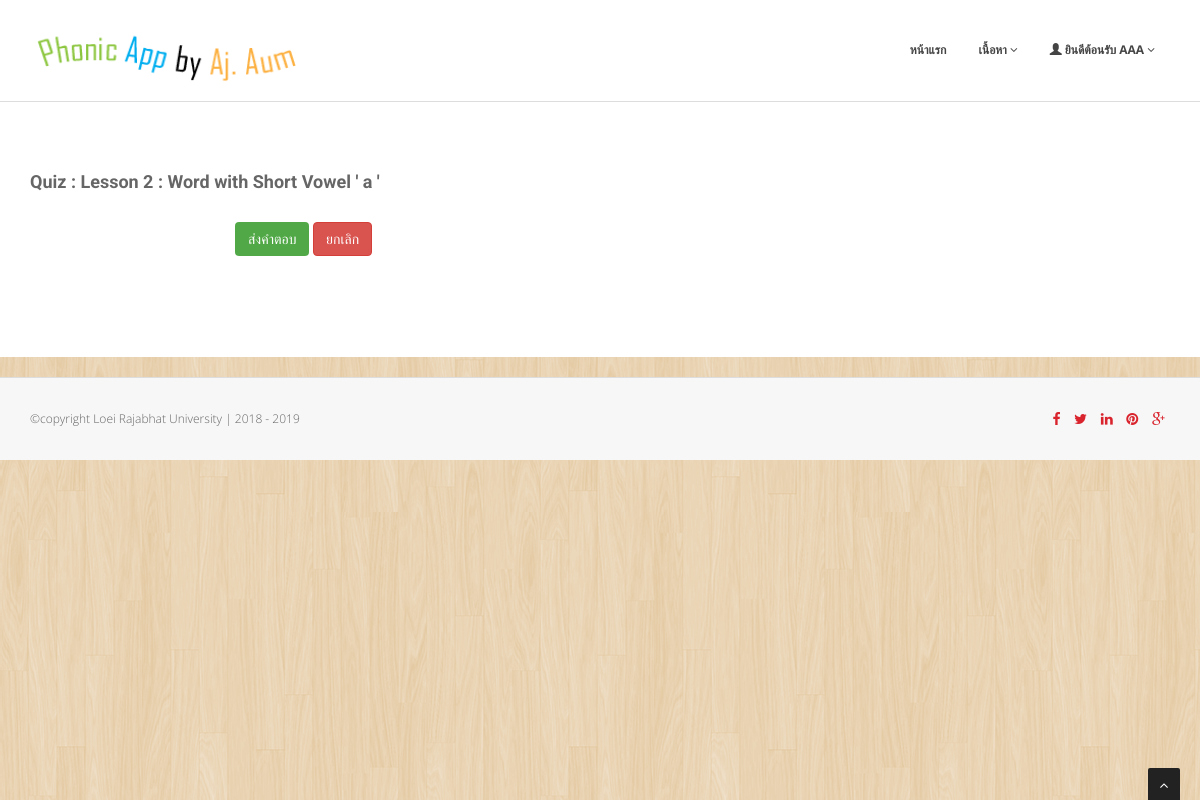
Before: /quiz_show.php?lesson_id=2 (signed in) with the older database file.
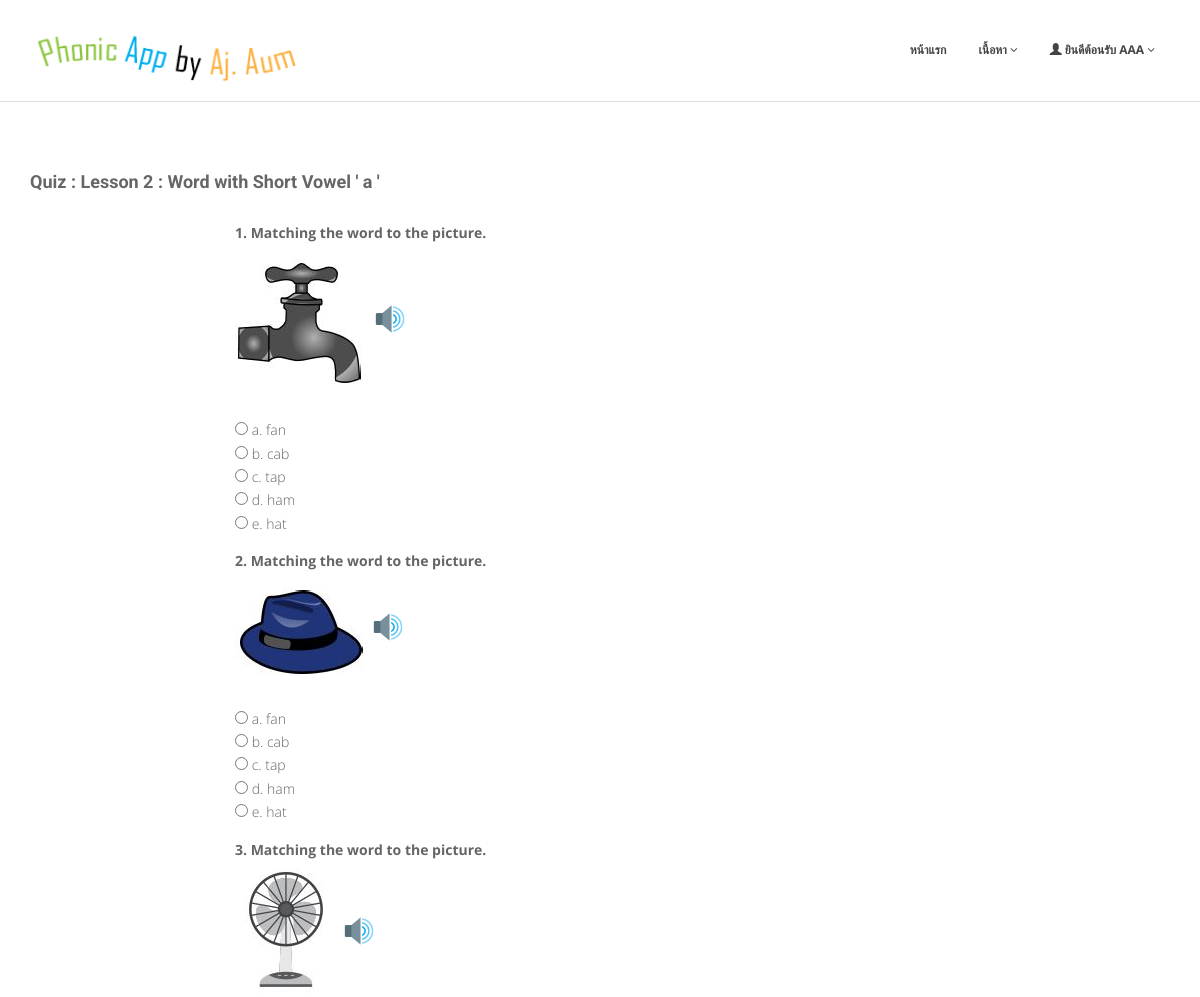
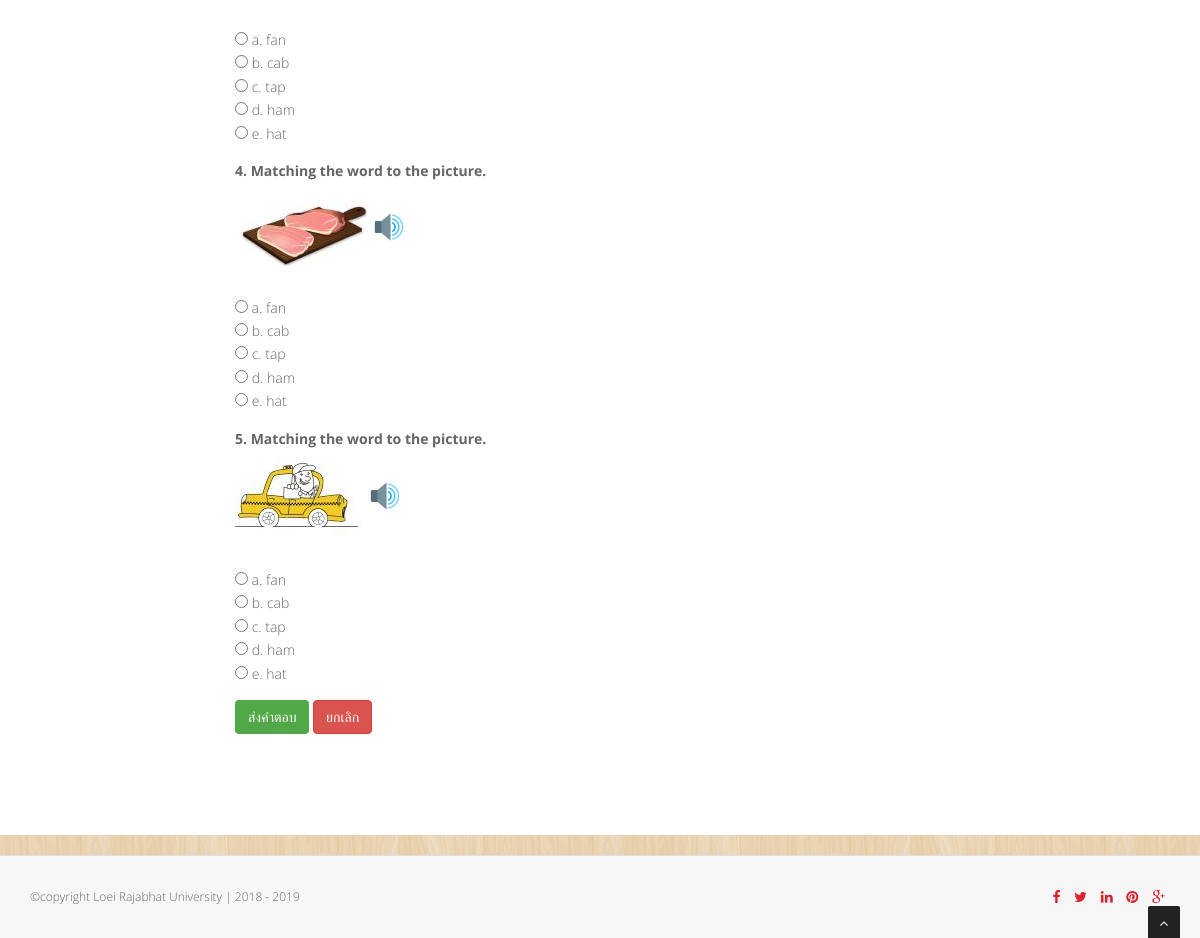
After: the same page with the newer database file (2 pictures, top to bottom).
### tables this page shows
CREATE TABLE `lesson_detail` (
  `lesson_id` int(10) NOT NULL COMMENT 'รหัสบทเรียน',
  `level` varchar(5) NOT NULL COMMENT 'Level No',
  `lesson_no` int(5) NOT NULL COMMENT 'ลำดับบทเรียน',
  `lesson_name` varchar(100) NOT NULL COMMENT 'ชื่อบทเรียน',
  `lesson_desc` varchar(100) NOT NULL COMMENT 'คำอธิบายบทเรียน',
  `small_image` varchar(50) NOT NULL COMMENT 'รูปบทเรียน',
  `big_image` varchar(50) NOT NULL COMMENT 'รูปบทเรียนใหญ่',
  `maxpage` int(11) NOT NULL,
  `youtube` varchar(20) NOT NULL,
  `create_date` timestamp NOT NULL DEFAULT current_timestamp() ON UPDATE current_timestamp()
);

CREATE TABLE `quiz_detail` (
  `quiz_id` int(10) NOT NULL COMMENT 'รหัสแบบทดสอบ',
  `lesson_id` int(10) NOT NULL COMMENT 'รหัสบทเรียน',
  `question_no` int(10) NOT NULL COMMENT 'ลำดับคำถาม',
  `question_title` varchar(100) NOT NULL COMMENT 'คำถาม',
  `question_image` varchar(50) NOT NULL COMMENT 'รูปภาพคำถาม',
  `question_sound` varchar(100) NOT NULL COMMENT 'เสียงคำถาม',
  `answer_style` enum('0','1','2') NOT NULL COMMENT 'รูปแบบของคำตอบ ''0'' คำตอบเป็นข้อความ, ''1'' คำตอบเป็นรูปภาพ, ''2'' คำตอบเป็นเสียง',
  `answer_a` varchar(50) NOT NULL COMMENT 'คำตอบข้อ a',
  `answer_b` varchar(50) NOT NULL COMMENT 'คำตอบข้อ b',
  `answer_c` varchar(50) NOT NULL COMMENT 'คำตอบข้อ c',
  `answer_d` varchar(50) NOT NULL COMMENT 'คำตอบข้อ d',
  `answer_e` varchar(50) NOT NULL COMMENT 'คำตอบข้อ e',
  `answer_key` varchar(5) NOT NULL COMMENT 'เฉลยคำตอบ',
  `create_date` timestamp NOT NULL DEFAULT current_timestamp() ON UPDATE current_timestamp()
);

### quiz_show.php (the view, shortened to what this page needs)
<!DOCTYPE html>
<html class="no-js consumer" lang="en">
<head>
<link href="css/bootstrap.min.css" rel="stylesheet" />
<link href="css/cubeportfolio.min.css" rel="stylesheet" />
<link href="css/style.css" rel="stylesheet" />
<link id="t-colors" href="skins/default.css" rel="stylesheet" />
	<link id="bodybg" href="bodybg/bg1.css" rel="stylesheet" type="text/css" />
</head>
<body>
<div id="wrapper">
	<?php include 'template/NavAdmin.php'; ?>
	<section id="content">
	<div class="container">
	<?php
		include 'db_connection.php';
		$lesson_id = $_GET["lesson_id"];
		$sql = "SELECT * FROM lesson_detail where lesson_id = '$lesson_id' ";
		$result = $conn->query($sql);
		if ($result->num_rows > 0) {
			while($row = $result->fetch_assoc()) {
				$lesson_name = $row["lesson_name"];
				$lesson_desc = $row["lesson_desc"];
			}
		}
	?>
		<div class="row">
			<div class="col-lg-12">
				<h4 class="heading">Quiz : <?php echo $lesson_name . ' : ' . $lesson_desc; ?></h4>
			</div>
			<div class="col-lg-12">
					<div class="col-sm-2 col-md-2 col-lg-2">
					</div>
					<div class="col-sm-8 col-md-8 col-lg-8">
						          <form class="register-form" action="quiz_count.php?lesson_id=<?php echo $lesson_id;?>" method="post">
				<?php
							$sql = "SELECT * FROM quiz_detail where lesson_id = '$lesson_id' order by question_no ";
							$result = $conn->query($sql);
							if ($result->num_rows > 0) {
								while($row = $result->fetch_assoc()) {
									$quiz_id = $row["quiz_id"];
									$question_title = $row["question_title"];
									$question_no = $row["question_no"];
									$question_image = $row["question_image"];
									$question_sound = $row["question_sound"];
									$answer_style = $row["answer_style"];
									$answer_a = $row["answer_a"];
									$answer_b = $row["answer_b"];
									$answer_c = $row["answer_c"];
									$answer_d = $row["answer_d"];
									$answer_e = $row["answer_e"];
				?>
									<div class="form-group">
									  <label for="exampleInputPassword1"><?php echo $question_no . ". " . $question_title; ?></label>
									  <?php
										if (strlen($question_image) > 0) {
											echo "<br><img src='" . $question_image . "'>";
										}
										if (strlen($question_sound) > 0) {
									  ?>
											<img onclick="responsiveVoice.speak('<?php echo $question_sound;?>','UK English Female');" src="img/speaker.png" width="36" style="cursor : 'hand';" >
									 <?php
										}
									  ?>
									  <br>
									 <?php
										if (strcmp($answer_style,"0") == 0) {
									 ?>
									 <input type="radio"  name="<?php echo $quiz_id ?>" value="a" required> a. <?php echo $answer_a; ?><br>
									 <input type="radio"  name="<?php echo $quiz_id ?>" value="b" required> b. <?php echo $answer_b; ?><br>
									 <input type="radio"  name="<?php echo $quiz_id ?>" value="c" required> c. <?php echo $answer_c; ?><br>
									 <?php if (strlen($answer_d) > 0) { ?><input type="radio"  name="<?php echo $quiz_id ?>" value="d" required> d. <?php echo $answer_d; ?><br><?php } ?>
									 <?php if (strlen($answer_e) > 0) { ?><input type="radio"  name="<?php echo $quiz_id ?>" value="e" required> e. <?php echo $answer_e; ?><br><?php } ?>
									 <?php
										}
									?>
								   </div>
				<?php
								}
							}
				?>
									<button type="submit" class="btn btn-primary">ส่งคำตอบ</button>
									<button type="reset" class="btn btn-danger">ยกเลิก</button>
								</form>
					</div>
					<div class="col-sm-2 col-md-2 col-lg-2">
					</div>
			</div>
		</div>
				<div class="row">
					<div class="col-sm-3 col-md-3 col-lg-3">
					</div>
					<div class="col-sm-6 col-md-6 col-lg-6">
					</div>
					<div class="col-sm-3 col-md-3 col-lg-3">
					</div>
				</div>
	</div>
</section>
		<?php include 'template/footer.php'; ?>
</body>
</html>

### template/NavAdmin.php (shortened to what this page needs)
<header>
      <div class="navbar navbar-default navbar-static-top">
          <div class="container">
              <div class="navbar-header">
                  <a class="navbar-brand" href="class_index.php"><img src="img/logo.png" alt="" width="270" height="52" /></a>
              </div>
              <div class="navbar-collapse collapse ">
                  <ul class="nav navbar-nav">
                      <li class="dropdown ">
                      <a href="class_index.php" >หน้าแรก </a>
                      </li>
                      <li class="dropdown">
                      <a href="#" class="dropdown-toggle " data-toggle="dropdown" data-hover="dropdown" data-delay="0" data-close-others="false">เนื้อหา <i class="fa fa-angle-down"></i></a>
                      </li>
                      <li class="dropdown ">
		<a href="#" class="dropdown-toggle " data-toggle="dropdown" data-hover="dropdown" data-delay="0" data-close-others="false"> <span class="glyphicon glyphicon-user"></span> ยินดีต้อนรับ <?php echo $_SESSION["user_fullname"]; ?> <i class="fa fa-angle-down"></i></a>
                      </li>
                  </ul>
              </div>
          </div>
      </div>
</header>

### template/footer.php
	<div id="sub-footer">
		<div class="container">
			<div class="row">
				<div class="col-lg-6">
					<div class="copyright">
						<p>
							<span>&copy;copyright Loei Rajabhat University | 2018 - 2019
						</p>
					</div>
				</div>
				<div class="col-lg-6">
					<ul class="social-network">
						<li><a href="#" data-placement="top" title="Facebook"><i class="fa fa-facebook"></i></a></li>
						<li><a href="#" data-placement="top" title="Twitter"><i class="fa fa-twitter"></i></a></li>
						<li><a href="#" data-placement="top" title="Linkedin"><i class="fa fa-linkedin"></i></a></li>
						<li><a href="#" data-placement="top" title="Pinterest"><i class="fa fa-pinterest"></i></a></li>
						<li><a href="#" data-placement="top" title="Google plus"><i class="fa fa-google-plus"></i></a></li>
					</ul>
				</div>
			</div>
		</div>
	</div>
</div>
<a href="#" class="scrollup"><i class="fa fa-angle-up active"></i></a>

### css/style.css (style rules this page uses)
body { font-family:'Open Sans', Arial, sans-serif; font-size:14px; font-weight:300; line-height:1.6em; color:#656565; }
h1,h2, h3, h4, h5, h6 { font-family:'Roboto', sans-serif; font-weight:700; line-height:1.1em; color:#666; margin-bottom: 20px; }
#wrapper { width:100%; margin:0; padding:0; }
.row,.row-fluid { margin-bottom:30px; }
ul.social-network { list-style:none; margin:0; padding:0; }
ul.social-network li { display:inline; margin:0 5px; }
header .navbar { margin-bottom: 0; }
.navbar-default { border: none; }
.navbar-brand { color: #222; text-transform: uppercase; font-size: 24px; font-weight: 700; line-height: 1em; letter-spacing: -1px; margin-top: 30px; padding: 0 0 0 15px; }
header .navbar-collapse ul.navbar-nav { float: right; margin-right: 0; }
header .navbar-default { background-color: #fff; border-bottom: 1px solid #ddd; }
header .navbar { min-height: 100px; }
header .navbar-nav > li { padding-bottom: 30px; padding-top: 30px; }
header .navbar-nav > li > a { padding-bottom: 6px; padding-top: 5px; margin-left: 2px; line-height: 30px; font-weight: 700; -webkit-transition: all .3s ease; -moz-transition: all .3s ease; -ms-transition: all .3s ease; -o-transition: all .3s ease; transition: all .3s ease; }
header ul.nav li { border:none; margin:0; }
header ul.nav li a { font-size:12px; border:none; font-weight:700; text-transform:uppercase; }
.navbar .nav > li > a,.navbar .nav > li.active > .dropdown-menu > li > a { color: #444; text-shadow: none; }
ul.nav li.dropdown a { z-index:1000; display:block; }
#content { position:relative; background:#fff; padding:60px 0 40px 0; }
#content img { margin-bottom: 30px; }
h4.heading { font-weight:700; }
.heading { margin-bottom: 30px; }
.heading { position: relative; }
#sub-footer { border-top: 1px solid #ddd; background:#f7f7f7; }
ul.social-network { list-style:none; margin:0; }
ul.social-network li { display:inline; margin: 0 5px; }
#sub-footer { text-shadow:none; padding:0; padding-top:30px; margin:20px 0 0 0; }
#sub-footer p { margin:0; padding:0; }
.copyright { text-align:left; font-size:12px; }
#sub-footer ul.social-network { float:right; }
.scrollup { position:fixed; width:32px; height:32px; bottom:0px; right:20px; background: #222; -webkit-border-radius: 2px 2px 0 0; -moz-border-radius: 2px 2px 0 0; border-radius: 2px 2px 0 0; }
a.scrollup { outline:0; text-align: center; }
a.scrollup i { margin-top: 10px; color: #fff; }

### skins/default.css (style rules this page uses)
a, a:hover,a:focus,a:active, strike, .post-meta span a:hover, ul.meta-post li a:hover, ul.cat li a:hover, ul.recent li h6 a:hover, ul.portfolio-categ li.active a, ul.portfolio-categ li.active a:hover, ul.portfolio-categ li a:hover,ul.related-post li h4 a:hover, span.highlight,article .post-heading h3 a:hover, .navbar .nav > .active > a,.navbar .nav > .active > a:hover,.navbar .nav > li > a:hover,.navbar .nav > li > a:focus,.navbar .nav > .active > a:focus, .validation { color:#d9232d; }

### bodybg/bg1.css (style rules this page uses)
body { background: url(../img/bodybg/bg1.png) repeat left top; }

### css/theme.css (style rules this page uses)
a { color: #50a846; }
.btn-primary { color: #ffffff; background-color: #50a846; border-color: transparent; }

### quiz_show.php (style rules this page uses)
* { box-sizing: border-box }

Changed rows visible on the page:
added quiz_detail: question_no "1", question_title "Matching the word to the picture.", question_image (picture), answer_a "fan", answer_b "cab", answer_c "tap", answer_d "ham", answer_e "hat"
added quiz_detail: question_no "2", question_title "Matching the word to the picture.", question_image (picture), answer_a "fan", answer_b "cab", answer_c "tap", answer_d "ham", answer_e "hat"
added quiz_detail: question_no "3", question_title "Matching the word to the picture.", question_image (picture), answer_a "fan", answer_b "cab", answer_c "tap", answer_d "ham", answer_e "hat"
added quiz_detail: question_no "4", question_title "Matching the word to the picture.", question_image (picture), answer_a "fan", answer_b "cab", answer_c "tap", answer_d "ham", answer_e "hat"
added quiz_detail: question_no "5", question_title "Matching the word to the picture.", question_image (picture), answer_a "fan", answer_b "cab", answer_c "tap", answer_d "ham", answer_e "hat"
